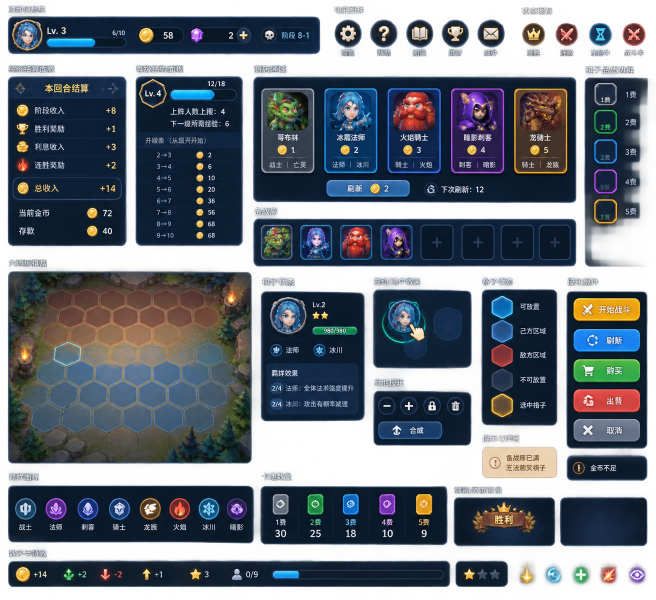
#> input picture assets/resources/art/ui2/03_UI组件透明图集.png, 1312 x 1199 px, found by its file name (shown at 1/2 size)
$ python slice_ui2.py
#> lines starting #> are read from the running program, lines starting #| are printed output that depends on the picture
# -*- coding: utf-8 -*-
"""
从 03_UI组件透明图集.png 裁切独立组件 PNG（坐标已用 debug 裁图校准）。
原图 1312x1199。输出：assets/resources/art/ui2/sliced/
"""
from PIL import Image
import os

SRC = r"D:\cocos\NewProject\assets\resources\art\ui2\03_UI组件透明图集.png"
OUT = r"D:\cocos\NewProject\assets\resources\art\ui2\sliced"
os.makedirs(OUT, exist_ok=True)
im = Image.open(SRC).convert("RGBA")
#> im is the input picture: PIL image 1312x1199 RGBA; mean R, G, B, A 38.5, 48.4, 60.8, 173.2

# debug crops offsets（用于换算）：buttons crop 起点 (1130,540)
# 图中按钮（2x 图 364x620 → 原图 /2 + 1130,540）:
# 开始战斗 y 100-195 → 原 590-637；按钮 x 30-330 → 原 1145-1295
CROPS = [
    # 按钮（x 1145-1295，间距 ~57px，从 y=590 起）
    ("btn_fight",      1145, 590, 1296, 638),
    ("btn_refresh",    1145, 648, 1296, 696),
    ("btn_buy",        1145, 706, 1296, 754),
    ("btn_sell",       1145, 763, 1296, 811),
    ("btn_cancel",     1145, 820, 1296, 868),
    # 面板（panels.png 起点 (0,150)）：本回合结算 x 8-243 y 168-475 → 原
    ("panel_economy",    8, 168, 243, 478),
    ("panel_level",    268, 168, 503, 478),
    # 商店卡（shopcards.png 起点 (500,160)）：卡 x 18-128/143-253/... y 12-190 → 原 x+500 y+160
    ("shop_card1",     518, 172, 628, 350),
    ("shop_card2",     643, 172, 753, 350),
    ("shop_card3",     768, 172, 878, 350),
    ("shop_card4",     893, 172, 1003, 350),
    ("shop_card5",    1018, 172, 1128, 350),
    ("btn_shop_refresh", 652, 368, 748, 398),
    # 备战席（bench.png 起点 (500,410)）：槽 y 32-95 → 原 442-505；空槽 x 320-384 → 原 820-884
    ("bench_slot",     820, 442, 884, 506),
    ("bench_slot_occ", 508, 442, 572, 506),
    # 格子状态（hexes_2x crop 起点 (960,550)，2x → /2）：六边 x 40-115 → 原 980-1017
    # 可放置 y 78-152 → 原 589-626；间距 80/2=40? 实际行距(2x)80 → 原 40... 需细调：
    # 2x 图中：可放置六边 y 80-150，己方 y 178-250，敌方 y 278-350，不可 375-445，选中 470-540
    # → 原 y = 550 + (y2x/2): 可放置 590-625, 己方 639-675, 敌方 689-725, 不可 737-772, 选中 785-820
    # 六边 x 2x 40-118 → 原 980-1019
    ("hex_placeable",   979, 589, 1020, 626),
    ("hex_own",         979, 638, 1020, 676),
    ("hex_enemy",       979, 688, 1020, 726),
    ("hex_blocked",     979, 736, 1020, 773),
    ("hex_selected",    979, 784, 1020, 821),
    # 提示框（hexes 2x 图 y 590-660 → 原 845-880）
    ("panel_warn",      966, 842, 1150, 884),
    ("toast_gold",     1158, 930, 1312, 966),
    # 顶部栏（topbar.png 起点 (0,20)）：栏 x 10-655 y 12-85 → 原 22-92
    ("top_bar",          10, 30, 656, 106),
    # 经验条（panel_level 内）：条 x 340-470 y 185-210 → 原
    ("expbar_bg",      338, 184, 470, 212),
    # 胜利横幅（bottom.png 起点 (0,930)）：横幅 x 936-1112 y 60-145 → 原 990-1075
    ("panel_result",   936, 988, 1114, 1076),
    # 图标（bottom 区）：金币 1费 icon x 541-577 y 952-990（原）
    ("cost_icon_1",    541, 952, 578, 990),
    ("cost_icon_2",    637, 952, 674, 990),
    ("cost_icon_3",    733, 952, 770, 990),
    ("cost_icon_4",    829, 952, 866, 990),
    ("cost_icon_5",    925, 952, 962, 990),
    # 星（bottom：x 910-990 y 1080-1118）
    ("icon_star_gold",  910, 1080, 948, 1118),
    ("icon_star_gray",  952, 1080, 990, 1118),
    # 金币（bottom：x 18-56 y 1080-1118）
    ("icon_coin",        18, 1080, 56, 1118),
    # 经验 icon（bottom x 545-580）
    ("icon_exp",        545, 1080, 580, 1118),
]

ok, fail = 0, 0
for name, l, t, r, b in CROPS:
    try:
        crop = im.crop((l, t, r, b))
        # 自动 trim 透明边（留 2px 余量）
        bbox = crop.getbbox()
        if bbox:
            pad = 2
            l2 = max(0, bbox[0] - pad); t2 = max(0, bbox[1] - pad)
            r2 = min(crop.width, bbox[2] + pad); b2 = min(crop.height, bbox[3] + pad)
            crop = crop.crop((l2, t2, r2, b2))
        crop.save(os.path.join(OUT, f"{name}.png"))
        ok += 1
        print(f"OK  {name}: {crop.width}x{crop.height}")
    except Exception as e:
        fail += 1
        print(f"ERR {name}: {e}")
#> this loop made 34 passes
#> (bbox, t2, r2, b2) on passes 1 to 12: ((0, 0, 151, 48), 0, 151, 48), ((0, 0, 151, 48), 0, 151, 48), ((0, 0, 151, 48), 0, 151, 48), ((0, 0, 151, 48), 0, 151, 48), ((0, 0, 151, 48), 0, 151, 48), ((0, 0, 235, 310), 0, 235, 310), ((0, 0, 235, 310), 0, 235, 310), ((0, 0, 110, 178), 0, 110, 178), ((0, 0, 110, 178), 0, 110, 178), ((0, 0, 110, 178), 0, 110, 178), ((0, 0, 110, 178), 0, 110, 178), ((0, 0, 110, 178), 0, 110, 178)
#> pass 1, `crop = im.crop((l, t, r, b))`:
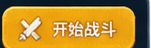
#> crop: PIL image 151x48 RGBA; mean R, G, B, A 176.6, 133.6, 41.9, 249.9; transparent parts drawn white
#> pass 2, `crop = im.crop((l, t, r, b))`:
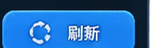
#> crop: PIL image 151x48 RGBA; mean R, G, B, A 33.1, 102.7, 173.4, 249.4; transparent parts drawn white
#> pass 3, `crop = im.crop((l, t, r, b))`:
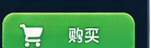
#> crop: PIL image 151x48 RGBA; mean R, G, B, A 57.7, 125.4, 71.7, 249.7; transparent parts drawn white
#> after the loop:
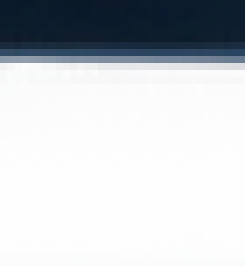
#> crop: PIL image 35x38 RGBA (shown 7 times larger); mean R, G, B, A 5, 16.8, 34.9, 58.4; transparent parts drawn white
#> after the loop, fail = 0; ok = 34

print(f"\n{ok} sliced, {fail} failed -> {OUT}")
#| 34 sliced, 0 failed -> D:\cocos\NewProject\assets\resources\art\ui2\sliced

$ run again, with assets/resources/art/ui2/01_UI界面风格稿.png copied over assets/resources/art/ui2/03_UI组件透明图集.png
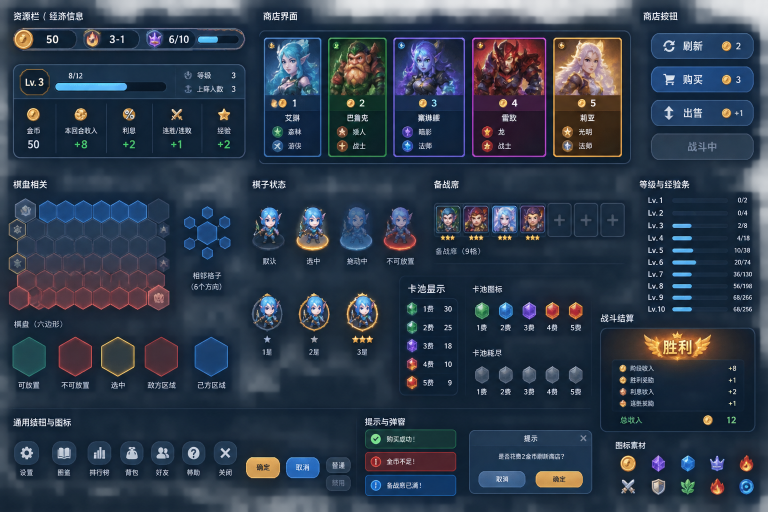
#> input picture assets/resources/art/ui2/01_UI界面风格稿.png, 1536 x 1024 px, found by its file name (shown at 1/2 size)
#> im is the input picture: PIL image 1536x1024 RGBA; mean R, G, B, A 31.5, 45.1, 63.2, 236.9
#> the loop `for name, l, t, r, b in CROPS:` made 34 passes
#> (bbox, r2, b2) on passes 1 to 8: ((0, 0, 151, 48), 151, 48), ((0, 0, 151, 48), 151, 48), ((0, 0, 151, 48), 151, 48), ((0, 0, 151, 48), 151, 48), ((0, 0, 151, 48), 151, 48), ((0, 0, 235, 310), 235, 310), ((0, 0, 235, 310), 235, 310), ((0, 0, 110, 178), 110, 178)
#> pass 1, `crop = im.crop((l, t, r, b))`:
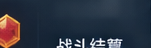
#> crop: PIL image 151x48 RGBA; mean R, G, B, A 35, 41.1, 54.8, 240; transparent parts drawn white
#> pass 3, `crop = im.crop((l, t, r, b))`:
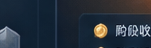
#> crop: PIL image 151x48 RGBA; mean R, G, B, A 33.5, 43.7, 56, 248.9; transparent parts drawn white
#> after the loop `for name, l, t, r, b in CROPS:`: fail = 0; ok = 34
#| 34 sliced, 0 failed -> D:\cocos\NewProject\assets\resources\art\ui2\sliced

$ run again, with assets/resources/art/ui2/02_商店与棋盘界面稿.png copied over assets/resources/art/ui2/03_UI组件透明图集.png
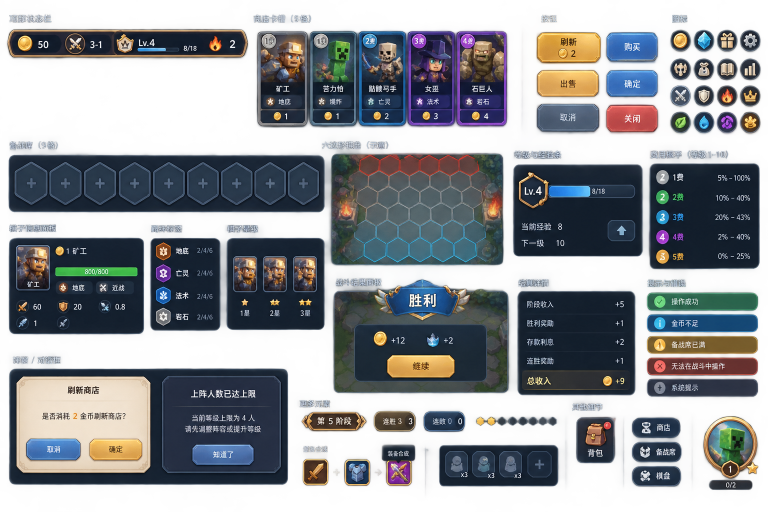
#> input picture assets/resources/art/ui2/02_商店与棋盘界面稿.png, 1536 x 1024 px, found by its file name (shown at 1/2 size)
#> im is the input picture: PIL image 1536x1024 RGBA; mean R, G, B, A 64.3, 69.4, 77, 147.1
#> the loop `for name, l, t, r, b in CROPS:` made 34 passes
#> (bbox, l2, r2, b2) on passes 1 to 8: ((0, 0, 151, 48), 0, 151, 48), ((0, 0, 151, 48), 0, 151, 48), ((0, 0, 151, 48), 0, 151, 48), ((0, 0, 151, 48), 0, 151, 48), ((0, 0, 151, 48), 0, 151, 48), ((0, 0, 235, 310), 0, 235, 310), ((0, 0, 235, 310), 0, 235, 310), ((0, 0, 110, 178), 0, 110, 178)
#> pass 1, `crop = im.crop((l, t, r, b))`:
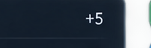
#> crop: PIL image 151x48 RGBA; mean R, G, B, A 23.5, 38.4, 50.4, 211.8; transparent parts drawn white
#> pass 3, `crop = im.crop((l, t, r, b))`:
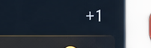
#> crop: PIL image 151x48 RGBA; mean R, G, B, A 34.5, 38.8, 47.7, 211.8; transparent parts drawn white
#> after the loop `for name, l, t, r, b in CROPS:`: fail = 0; ok = 34
#| 34 sliced, 0 failed -> D:\cocos\NewProject\assets\resources\art\ui2\sliced
